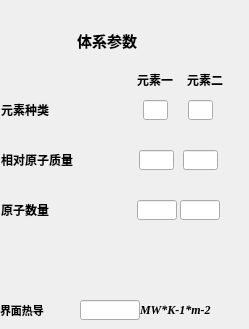
                 <widget class="QWidget" name="page_8">
                  <widget class="QWidget" name="widget_11" native="true">
                   <property name="geometry">
                    <rect>
                     <x>0</x>
                     <y>20</y>
                     <width>240</width>
                     <height>250</height>
                    </rect>
                   </property>
                   <property name="styleSheet">
                    <string notr="true">border-top-color: rgb(130, 130, 130);
border-bottom-color: rgb(130, 130, 130);
border-left-color: rgb(130, 130, 130);</string>
                   </property>
                   <widget class="QLabel" name="label_69">
                    <property name="geometry">
                     <rect>
                      <x>77</x>
                      <y>10</y>
                      <width>80</width>
                      <height>20</height>
                     </rect>
                    </property>
                    <property name="font">
                     <font>
                      <family>微软雅黑</family>
                      <pointsize>11</pointsize>
                      <weight>75</weight>
                      <bold>true</bold>
                     </font>
                    </property>
                    <property name="styleSheet">
                     <string notr="true">border-color: rgb(255, 255, 255);
color: rgb(0, 0, 0);</string>
                    </property>
                    <property name="text">
                     <string>体系参数</string>
                    </property>
                   </widget>
                   <widget class="QLabel" name="label_70">
                    <property name="geometry">
                     <rect>
                      <x>1</x>
                      <y>80</y>
                      <width>101</width>
                      <height>20</height>
                     </rect>
                    </property>
                    <property name="font">
                     <font>
                      <family>微软雅黑</family>
                      <pointsize>9</pointsize>
                      <weight>75</weight>
                      <bold>true</bold>
                     </font>
                    </property>
                    <property name="styleSheet">
                     <string notr="true">border-color: rgb(255, 255, 255);
color: rgb(0, 0, 0);</string>
                    </property>
                    <property name="text">
                     <string>元素种类</string>
                    </property>
                   </widget>
                   <widget class="QLabel" name="label_71">
                    <property name="geometry">
                     <rect>
                      <x>180</x>
                      <y>50</y>
                      <width>50</width>
                      <height>20</height>
                     </rect>
                    </property>
                    <property name="font">
                     <font>
                      <family>微软雅黑</family>
                      <pointsize>9</pointsize>
                      <weight>75</weight>
                      <bold>true</bold>
                     </font>
                    </property>
                    <property name="styleSheet">
                     <string notr="true">border-color: rgb(255, 255, 255);
color: rgb(0, 0, 0);</string>
                    </property>
                    <property name="text">
                     <string>元素二</string>
                    </property>
                    <property name="alignment">
                     <set>Qt::AlignCenter</set>
                    </property>
                   </widget>
                   <widget class="QLabel" name="label_72">
                    <property name="geometry">
                     <rect>
                      <x>1</x>
                      <y>130</y>
                      <width>111</width>
                      <height>20</height>
                     </rect>
                    </property>
                    <property name="font">
                     <font>
                      <family>微软雅黑</family>
                      <pointsize>9</pointsize>
                      <weight>75</weight>
                      <bold>true</bold>
                     </font>
                    </property>
                    <property name="styleSheet">
                     <string notr="true">border-color: rgb(255, 255, 255);
color: rgb(0, 0, 0);</string>
                    </property>
                    <property name="text">
                     <string>相对原子质量</string>
                    </property>
                   </widget>
                   <widget class="QLabel" name="label_73">
                    <property name="geometry">
                     <rect>
                      <x>1</x>
                      <y>180</y>
                      <width>91</width>
                      <height>20</height>
                     </rect>
                    </property>
                    <property name="font">
                     <font>
                      <family>微软雅黑</family>
                      <pointsize>9</pointsize>
                      <weight>75</weight>
                      <bold>true</bold>
                     </font>
                    </property>
                    <property name="styleSheet">
                     <string notr="true">border-color: rgb(255, 255, 255);
color: rgb(0, 0, 0);</string>
                    </property>
                    <property name="text">
                     <string>原子数量</string>
                    </property>
                   </widget>
                   <widget class="QLabel" name="label_74">
                    <property name="geometry">
                     <rect>
                      <x>130</x>
                      <y>50</y>
                      <width>50</width>
                      <height>20</height>
                     </rect>
                    </property>
                    <property name="font">
                     <font>
                      <family>微软雅黑</family>
                      <pointsize>9</pointsize>
                      <weight>75</weight>
                      <bold>true</bold>
                     </font>
                    </property>
                    <property name="styleSheet">
                     <string notr="true">border-color: rgb(255, 255, 255);
color: rgb(0, 0, 0);</string>
                    </property>
                    <property name="text">
                     <string>元素一</string>
                    </property>
                    <property name="alignment">
                     <set>Qt::AlignCenter</set>
                    </property>
                   </widget>
                   <widget class="QLineEdit" name="exp2_ele1_lineEdit_2">
                    <property name="geometry">
                     <rect>
                      <x>143</x>
                      <y>80</y>
                      <width>25</width>
                      <height>20</height>
                     </rect>
                    </property>
                    <property name="font">
                     <font>
                      <family>Times New Roman</family>
                      <weight>75</weight>
                      <italic>true</italic>
                      <bold>true</bold>
                     </font>
                    </property>
                    <property name="styleSheet">
                     <string notr="true">border-color: rgb(255, 255, 255);
color: rgb(0, 0, 0);
border-bottom-color: rgb(0, 0, 0);</string>
                    </property>
                    <property name="alignment">
                     <set>Qt::AlignCenter</set>
                    </property>
                   </widget>
                   <widget class="QLineEdit" name="exp2_ele2_lineEdit_2">
                    <property name="geometry">
                     <rect>
                      <x>188</x>
                      <y>80</y>
                      <width>25</width>
                      <height>20</height>
                     </rect>
                    </property>
                    <property name="font">
                     <font>
                      <family>Times New Roman</family>
                      <weight>75</weight>
                      <italic>true</italic>
                      <bold>true</bold>
                     </font>
                    </property>
                    <property name="styleSheet">
                     <string notr="true">border-color: rgb(255, 255, 255);
color: rgb(0, 0, 0);
border-bottom-color: rgb(0, 0, 0);</string>
                    </property>
                    <property name="alignment">
                     <set>Qt::AlignCenter</set>
                    </property>
                   </widget>
                   <widget class="QLineEdit" name="exp2_ele1_mass_lineEdit_2">
                    <property name="geometry">
                     <rect>
                      <x>139</x>
                      <y>130</y>
                      <width>35</width>
                      <height>20</height>
                     </rect>
                    </property>
                    <property name="font">
                     <font>
                      <family>Arial</family>
                      <weight>75</weight>
                      <bold>true</bold>
                     </font>
                    </property>
                    <property name="styleSheet">
                     <string notr="true">border-color: rgb(255, 255, 255);
color: rgb(0, 0, 0);
border-bottom-color: rgb(0, 0, 0);</string>
                    </property>
                    <property name="alignment">
                     <set>Qt::AlignCenter</set>
                    </property>
                   </widget>
                   <widget class="QLineEdit" name="exp2_ele2_mass_lineEdit_2">
                    <property name="geometry">
                     <rect>
                      <x>183</x>
                      <y>130</y>
                      <width>35</width>
                      <height>20</height>
                     </rect>
                    </property>
                    <property name="font">
                     <font>
                      <family>Arial</family>
                      <weight>75</weight>
                      <bold>true</bold>
                     </font>
                    </property>
                    <property name="styleSheet">
                     <string notr="true">border-color: rgb(255, 255, 255);
color: rgb(0, 0, 0);
border-bottom-color: rgb(0, 0, 0);</string>
                    </property>
                    <property name="alignment">
                     <set>Qt::AlignCenter</set>
                    </property>
                   </widget>
                   <widget class="QLineEdit" name="exp2_ele1_num_lineEdit_2">
                    <property name="geometry">
                     <rect>
                      <x>137</x>
                      <y>180</y>
                      <width>40</width>
                      <height>20</height>
                     </rect>
                    </property>
                    <property name="font">
                     <font>
                      <family>Arial</family>
                      <weight>75</weight>
                      <bold>true</bold>
                     </font>
                    </property>
                    <property name="styleSheet">
                     <string notr="true">border-color: rgb(255, 255, 255);
color: rgb(0, 0, 0);
border-bottom-color: rgb(0, 0, 0);</string>
                    </property>
                    <property name="alignment">
                     <set>Qt::AlignCenter</set>
                    </property>
                   </widget>
                   <widget class="QLineEdit" name="exp2_ele2_num_lineEdit_2">
                    <property name="geometry">
                     <rect>
                      <x>180</x>
                      <y>180</y>
                      <width>40</width>
                      <height>20</height>
                     </rect>
                    </property>
                    <property name="font">
                     <font>
                      <family>Arial</family>
                      <weight>75</weight>
                      <bold>true</bold>
                     </font>
                    </property>
                    <property name="styleSheet">
                     <string notr="true">border-color: rgb(255, 255, 255);
color: rgb(0, 0, 0);
border-bottom-color: rgb(0, 0, 0);</string>
                    </property>
                    <property name="alignment">
                     <set>Qt::AlignCenter</set>
                    </property>
                   </widget>
                  </widget>
                  <widget class="QLabel" name="label_75">
                   <property name="geometry">
                    <rect>
                     <x>0</x>
                     <y>300</y>
                     <width>80</width>
                     <height>20</height>
                    </rect>
                   </property>
                   <property name="font">
                    <font>
                     <family>微软雅黑</family>
                     <pointsize>8</pointsize>
                     <weight>75</weight>
                     <bold>true</bold>
                    </font>
                   </property>
                   <property name="styleSheet">
                    <string notr="true">border-color: rgb(255, 255, 255);</string>
                   </property>
                   <property name="text">
                    <string>界面热导</string>
                   </property>
                  </widget>
                  <widget class="QLineEdit" name="exp2_reslineEdit_2">
                   <property name="geometry">
                    <rect>
                     <x>80</x>
                     <y>300</y>
                     <width>60</width>
                     <height>20</height>
                    </rect>
                   </property>
                   <property name="font">
                    <font>
                     <family>Arial</family>
                     <weight>75</weight>
                     <bold>true</bold>
                    </font>
                   </property>
                   <property name="styleSheet">
                    <string notr="true">border-color: rgb(255, 255, 255);
border-bottom-color: rgb(0, 0, 0);</string>
                   </property>
                   <property name="text">
                    <string/>
                   </property>
                   <property name="alignment">
                    <set>Qt::AlignCenter</set>
                   </property>
                  </widget>
                  <widget class="QLabel" name="label_76">
                   <property name="geometry">
                    <rect>
                     <x>140</x>
                     <y>300</y>
                     <width>91</width>
                     <height>20</height>
                    </rect>
                   </property>
                   <property name="font">
                    <font>
                     <family>Times New Roman</family>
                     <pointsize>9</pointsize>
                     <weight>75</weight>
                     <italic>true</italic>
                     <bold>true</bold>
                    </font>
                   </property>
                   <property name="text">
                    <string>MW*K-1*m-2</string>
                   </property>
                  </widget>
                 </widget>
